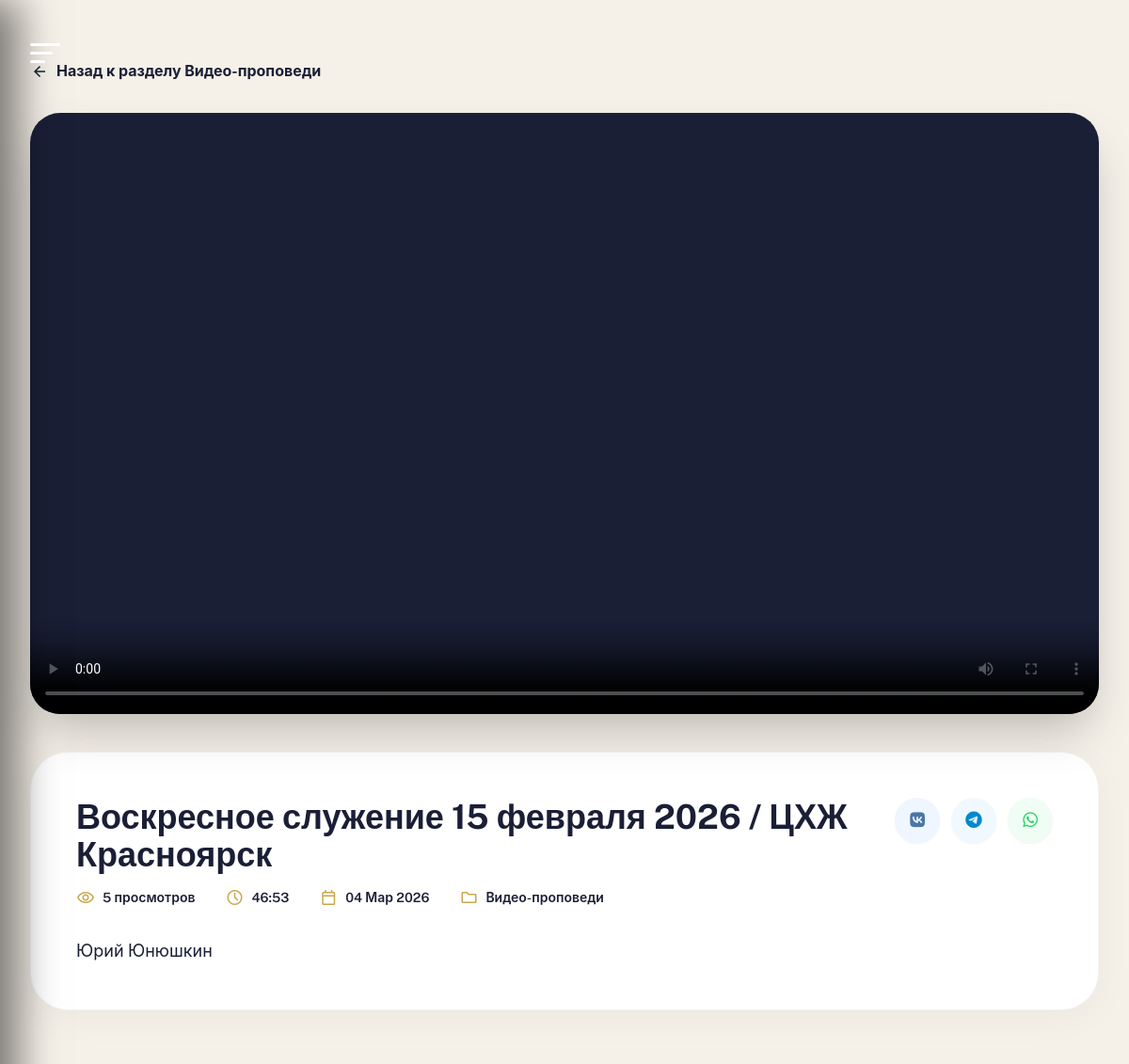
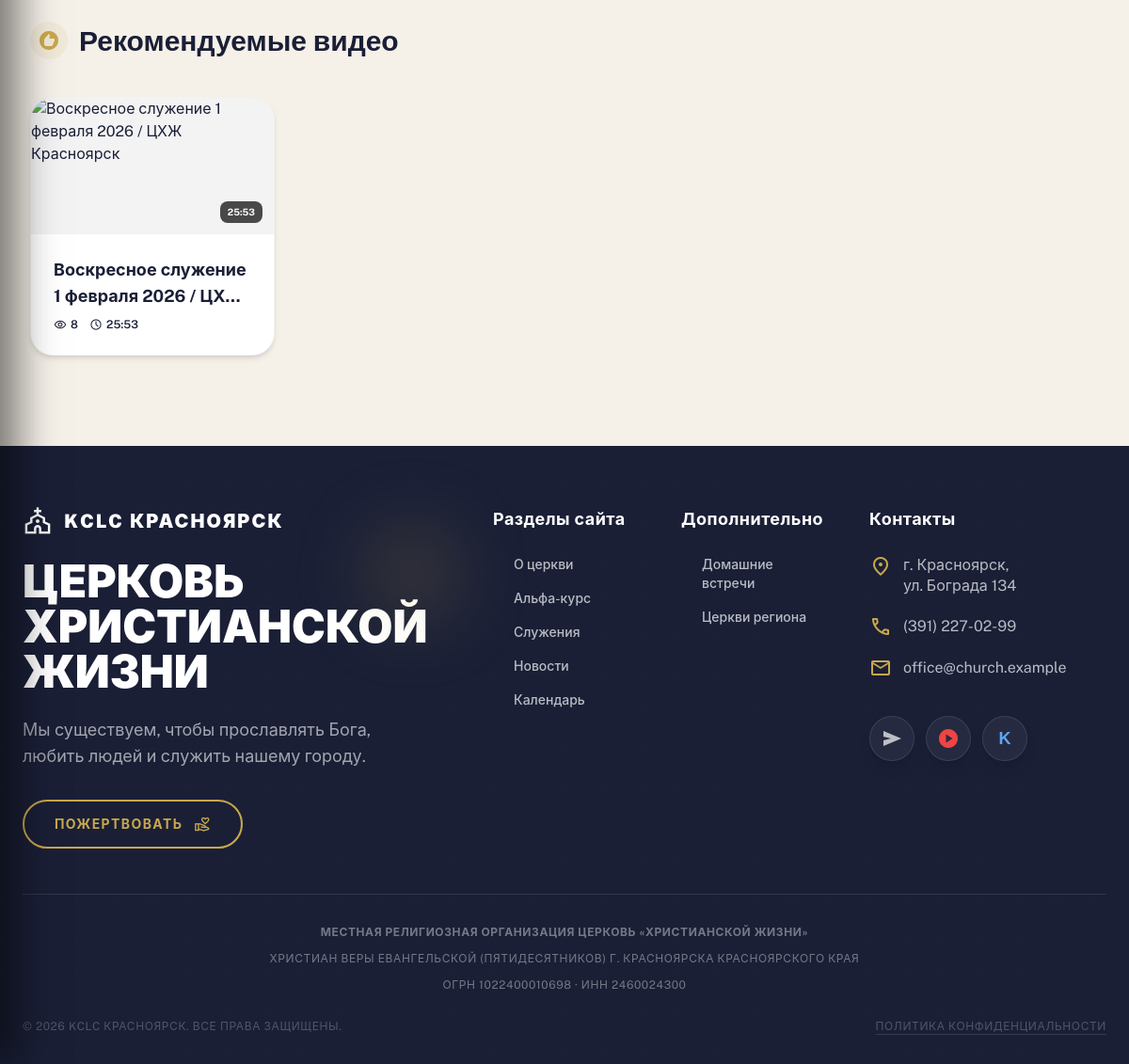
/library/video/4/, run on the app's committed database (2 pictures, top to bottom).
### church_app/models.py (models this page shows, shortened)
class Video(models.Model):
    title = models.CharField(max_length=200, verbose_name="Название")
    description = models.TextField(verbose_name="Описание")
    category = models.ForeignKey(Category, on_delete=models.CASCADE, related_name='videos', limit_choices_to={'category_type': 'video'})
    video_file = models.FileField(upload_to='videos/', blank=True, null=True, verbose_name="Видео файл")
    youtube_url = models.URLField(blank=True, null=True, verbose_name="YouTube ссылка")
    rutube_url = models.URLField(blank=True, null=True, verbose_name="Rutube ссылка")
    thumbnail = models.ImageField(upload_to='video_thumbnails/', blank=True, null=True, verbose_name="Превью")
    duration = models.IntegerField(default=0, help_text="Длительность в секундах", verbose_name="Длительность")
    views_count = models.IntegerField(default=0, verbose_name="Просмотры")
    is_featured = models.BooleanField(default=False, verbose_name="Рекомендуемое")
    order = models.IntegerField(default=0, verbose_name="Порядок")
    is_active = models.BooleanField(default=True, verbose_name="Активно")
    created_at = models.DateTimeField(auto_now_add=True)
    updated_at = models.DateTimeField(auto_now=True)
    class Meta:
        ordering = ['-is_featured', 'order', '-created_at']
        verbose_name = "Видео"
        verbose_name_plural = "Видео"
    def get_duration_display(self):
        if not self.duration:
            return ''
        total = int(self.duration)
        hours = total // 3600
        minutes = (total % 3600) // 60
        seconds = total % 60
        if hours > 0:
            return f'{hours}ч {minutes:02d}мин'
        elif minutes > 0:
            return f'{minutes}:{seconds:02d}'
        else:
            return f'0:{seconds:02d}'
    def increment_views(self):
        self.views_count += 1

class Category(models.Model):
    CATEGORY_TYPES = [
        ('video', 'Видео'),
        ('bible', 'Чтение Библии'),
        ('events', 'События'),
        ('calendar', 'Календарь'),
        ('kids', 'Детский раздел'),
    ]
    name = models.CharField(max_length=100, verbose_name="Название")
    slug = models.SlugField(unique=True, verbose_name="URL")
    category_type = models.CharField(max_length=20, choices=CATEGORY_TYPES, verbose_name="Тип")
    icon = models.CharField(max_length=50, default='fa-folder', verbose_name="Иконка FontAwesome")
    description = models.TextField(blank=True, verbose_name="Описание")
    image = models.ImageField(upload_to='categories/', blank=True, null=True, verbose_name="Изображение")
    order = models.IntegerField(default=0, verbose_name="Порядок")
    is_active = models.BooleanField(default=True, verbose_name="Активна")
    created_at = models.DateTimeField(auto_now_add=True)
    class Meta:
        ordering = ['order', 'name']
        verbose_name = "Категория"
        verbose_name_plural = "Категории"

### church_app/views_library.py (the view)
# urls.py: path('library/video/<int:video_id>/', views_library.video_detail, name='video_detail'),
def video_detail(request, video_id):
    video = get_object_or_404(Video, id=video_id, is_active=True)
    video.increment_views()
    recommended = Video.objects.filter(
        category=video.category,
        is_active=True
    ).exclude(id=video.id).order_by('-views_count')[:6]
    context = {
        'video': video,
        'recommended': recommended,
    }
    return render(request, 'library/video_detail.html', context)

### templates/library/video_detail.html (shortened to what this page needs)
{% extends 'library/base_library.html' %}
{% load static %}
{% block library_content %}
<div class="mb-12">
    <a href="{% url 'library_category' video.category.slug %}" class="inline-flex items-center gap-2 text-txt-sub hover:text-primary font-bold mb-8 transition-colors group">
        <span class="material-symbols-outlined text-[20px] group-hover:-translate-x-1 transition-transform">arrow_back</span>
        <span>Назад к разделу {{ video.category.name }}</span>
    </a>
    <div class="relative rounded-[2rem] overflow-hidden bg-navy shadow-2xl mb-10 aspect-video group">
        {% if video.video_file %}
        <video class="w-full h-full object-cover" controls poster="{% if video.thumbnail %}{{ video.thumbnail.url }}{% endif %}">
            <source src="{{ video.video_file.url }}" type="video/mp4">
        </video>
        {% endif %}
    </div>
    <div class="bg-white rounded-[2.5rem] p-8 sm:p-12 shadow-[0_8px_40px_rgba(0,0,0,0.04)] border border-navy/5">
        <div class="flex flex-col lg:flex-row justify-between items-start gap-8 mb-8">
            <div class="flex-grow">
                <h1 class="text-3xl sm:text-4xl font-display font-bold text-navy mb-4 leading-tight">{{ video.title }}</h1>
                <div class="flex flex-wrap items-center gap-4 sm:gap-8 text-sm font-semibold text-txt-sub">
                    <div class="flex items-center gap-2">
                        <span class="material-symbols-outlined text-primary text-[20px]">visibility</span>
                        <span>{{ video.views_count }} просмотров</span>
                    </div>
                    {% if video.duration %}
                    <div class="flex items-center gap-2">
                        <span class="material-symbols-outlined text-primary text-[20px]">schedule</span>
                        <span>{{ video.get_duration_display }}</span>
                    </div>
                    {% endif %}
                    <div class="flex items-center gap-2">
                        <span class="material-symbols-outlined text-primary text-[20px]">calendar_today</span>
                        <span>{{ video.created_at|date:"d M Y" }}</span>
                    </div>
                    <div class="flex items-center gap-2">
                        <span class="material-symbols-outlined text-primary text-[20px]">folder</span>
                        <span>{{ video.category.name }}</span>
                    </div>
                </div>
            </div>
            <div class="flex items-center gap-3 shrink-0">
                <a href="https://vk.com/share.php?url={{ request.build_absolute_uri }}&title={{ video.title }}" target="_blank"
                   class="w-12 h-12 rounded-full bg-blue-50 text-[#4a76a8] flex items-center justify-center hover:bg-[#4a76a8] hover:text-white transition-all shadow-sm">
                    <i class="fab fa-vk text-lg"></i>
                </a>
                <a href="https://t.me/share/url?url={{ request.build_absolute_uri }}&text={{ video.title }}" target="_blank"
                   class="w-12 h-12 rounded-full bg-sky-50 text-[#0088cc] flex items-center justify-center hover:bg-[#0088cc] hover:text-white transition-all shadow-sm">
                    <i class="fab fa-telegram text-lg"></i>
                </a>
                <a href="https://wa.me/?text={{ video.title }}%20{{ request.build_absolute_uri }}" target="_blank"
                   class="w-12 h-12 rounded-full bg-green-50 text-[#25D366] flex items-center justify-center hover:bg-[#25D366] hover:text-white transition-all shadow-sm">
                    <i class="fab fa-whatsapp text-lg"></i>
                </a>
            </div>
        </div>
        <div class="prose prose-navy max-w-none">
            <div class="text-txt-sub text-lg leading-relaxed space-y-4">
                {{ video.description|linebreaks }}
            </div>
        </div>
    </div>
</div>
{% if recommended %}
<div class="mt-20">
    <div class="flex items-center justify-between gap-4 mb-10">
        <div class="flex items-center gap-3">
            <div class="w-10 h-10 rounded-full bg-primary/10 flex items-center justify-center text-primary">
                <span class="material-symbols-outlined text-[24px]" style="font-variation-settings: 'FILL' 1;">recommend</span>
            </div>
            <h2 class="text-2xl sm:text-3xl font-display font-bold text-navy">Рекомендуемые видео</h2>
        </div>
    </div>
    <div class="grid grid-cols-1 sm:grid-cols-2 lg:grid-cols-4 gap-8">
        {% for rec in recommended %}
        <a href="{% url 'video_detail' rec.id %}" class="group bg-white rounded-3xl overflow-hidden border border-navy/5 shadow-md hover:shadow-xl transition-all duration-300 hover:-translate-y-2">
            <div class="relative aspect-video overflow-hidden bg-navy/5">
                <div class="absolute bottom-3 right-3 px-2 py-1 rounded bg-black/70 text-white text-[10px] font-bold backdrop-blur-sm">
                    {{ rec.get_duration_display }}
                </div>
            </div>
            <div class="p-6">
                <h3 class="text-navy font-bold text-lg mb-2 line-clamp-2 group-hover:text-primary transition-colors">{{ rec.title }}</h3>
                <div class="flex items-center gap-3 text-xs text-txt-sub font-semibold">
                    <span class="flex items-center gap-1">
                        <span class="material-symbols-outlined text-[14px]">visibility</span>
                        {{ rec.views_count }}
                    </span>
                    <span class="flex items-center gap-1">
                        <span class="material-symbols-outlined text-[14px]">schedule</span>
                        {{ rec.get_duration_display }}
                    </span>
                </div>
            </div>
        </a>
        {% endfor %}
    </div>
</div>
{% endif %}
{% endblock %}

### static/css/base.css (style rules this page uses)
:root { --navy: #1a1f36; --navy-light: #252b48; --navy-hover: #2c335a; --gold: #c9a84c; --gold-hover: #b08e35; --bg: #f5f0e8; --txt: #1a1f36; --txt-sub: #3d4260; --txt-muted: #8b8fa8; --white: #ffffff; --success: #27ae60; --error: #e74c3c; --header-height: 72px; --bottom-nav-height: 80px; --max-width: 1200px; --radius: 16px; --radius-lg: 24px; --radius-xl: 32px; --spring-easing: cubic-bezier(0.25, 1, 0.5, 1); --fast-easing: cubic-bezier(0.4, 0, 0.2, 1); --glass-bg: rgba(15, 20, 32, 0.75); --glass-border: rgba(255, 255, 255, 0.15); }
* { margin: 0; padding: 0; box-sizing: border-box; }
html { font-size: 16px; -webkit-text-size-adjust: 100%; -webkit-font-smoothing: antialiased; -moz-osx-font-smoothing: grayscale; overscroll-behavior-y: none; background-color: #0f1420; overscroll-behavior: none; }
body { font-family: 'Public Sans', -apple-system, BlinkMacSystemFont, 'Segoe UI', Roboto, Helvetica, Arial, sans-serif; background: var(--bg); color: var(--txt); line-height: 1.6; overflow-x: hidden; width: 100%; -webkit-overflow-scrolling: touch; overscroll-behavior: none; min-height: 100%; }
a { color: inherit; text-decoration: none; -webkit-tap-highlight-color: transparent; }

### templates/base.html (style rules this page uses)
.material-symbols-outlined { font-family: 'Material Symbols Outlined' !important; font-weight: normal !important; font-style: normal !important; font-size: 24px; display: inline-block !important; line-height: 1 !important; text-transform: none !important; letter-spacing: normal !important; word-wrap: normal !important; white-space: nowrap !important; direction: ltr !important; }

### data on the page
Video: category.name "Видео-проповеди", title "Воскресное служение 15 февраля 2026 / ЦХЖ Красноярск", views_count "5", duration "46:53", created_at "04 Мар 2026", description "Юрий Юнюшкин"
Video: duration "25:53", title "Воскресное служение 1 февраля 2026 /…", views_count "8"
